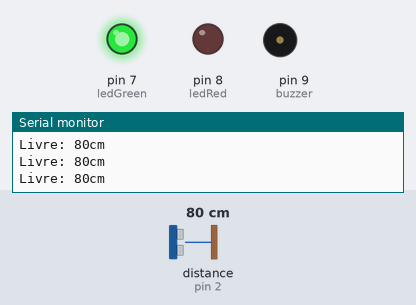
Recording of a sketch running on a simulated Arduino Uno, built with avr-gcc and run on an emulated ATmega328P. On the bench: output pins drawn as LEDs (lit = HIGH), buzzer (waves = sounding), the last lines printed to the serial monitor. Wiring (inferred from the names in the program): ultrasonic range finder: trigger pin 3; echo pin 2. The inputs (shaded band) are chosen by the test bench; at power-on: distance to the obstacle (sensor on pin 2) 80 cm. The echo pulse lasts 58.3 µs per cm; pins used as bus, display or sensor lines are not drawn.

Above: at 1.2 s.
1.3 s: distance to the obstacle (sensor on pin 2) set to 13 cm
2.8 s: distance to the obstacle (sensor on pin 2) set to 10 cm
At 4.0 s:
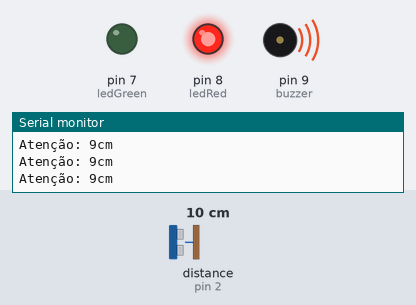
4.3 s: distance to the obstacle (sensor on pin 2) set to 18 cm
At 4.8 s:
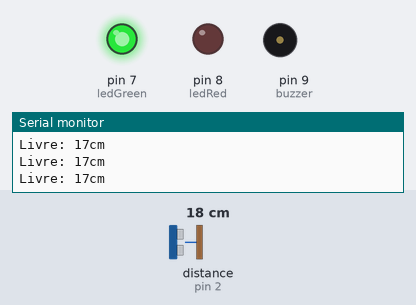
5.8 s: distance to the obstacle (sensor on pin 2) set to 2 cm
At 6.8 s:
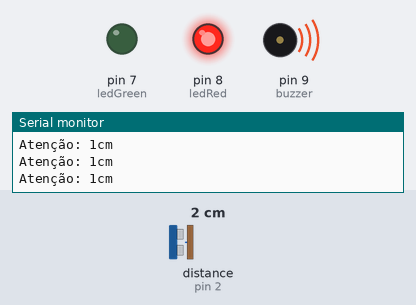
Timing chart, 0 to 8.3 s (numbered marks = the images above; inputs shaded):
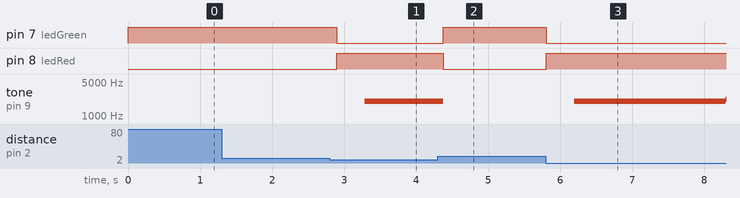

The sketch:

codigoSensor.ino
```cpp
// Configuração de Distancia Mínima em centimetros
const int distancia_carro = 10;

//Configurações de Portas do Arduino

//Sensor
const int TRIG = 3;
const int ECHO = 2;

//Demais componentes
const int ledGreen = 7;
const int ledRed = 8;
const int buzzer = 9;

// Variaveis para funcionamento do Buzzer
float seno;
int frequencia;

void setup() {
  Serial.begin(9600);

  // Configurações do Sensor
  pinMode(TRIG,OUTPUT);
  pinMode(ECHO,INPUT);

  // Configurações do LED
  pinMode(ledGreen, OUTPUT);
  pinMode(ledRed, OUTPUT);

  //Configurações do Buzzer
  pinMode(buzzer, OUTPUT);

}

void loop() {
  int distancia = sensor_morcego(TRIG,ECHO);

    if(distancia <= distancia_carro){
      Serial.print("Atenção: ");
      Serial.print(distancia);
      Serial.println("cm");
      digitalWrite(ledGreen, LOW);
      digitalWrite(ledRed, HIGH);
      tocaBuzzer();
    }
    else{
      Serial.print("Livre: ");
      Serial.print(distancia);
      Serial.println("cm");
      digitalWrite(ledGreen, HIGH);
      digitalWrite(ledRed, LOW);
      noTone(buzzer);
    }
  delay(100);

}

int sensor_morcego(int pinotrig,int pinoecho){
  digitalWrite(pinotrig,LOW);
  delayMicroseconds(2);
  digitalWrite(pinotrig,HIGH);
  delayMicroseconds(10);
  digitalWrite(pinotrig,LOW);

  return pulseIn(pinoecho,HIGH)/58;
}

//Função para execução do Alarme Sonoro
void tocaBuzzer(){
 for(int x=0;x<180;x++){
  seno=(sin(x*3.1416/180));
  frequencia = 2000+(int(seno*1000));
  tone(buzzer,frequencia);
  delay(2);
}

}
```

Measured:
- the behaviour switches between 12 and 11 cm on distance to the obstacle (sensor on pin 2) (found by bisection; images 0 and 1)
- after the input at 2.8 s, pin 7 (ledGreen): HIGH → LOW after 0.09 s; pin 8 (ledRed): LOW → HIGH after 0.09 s; tone on pin 9 (buzzer): silent → 2017 Hz after 0.49 s
- after the input at 4.3 s, pin 7 (ledGreen): LOW → HIGH after 0.08 s; pin 8 (ledRed): HIGH → LOW after 0.08 s; tone on pin 9 (buzzer): 2017 Hz → silent after 0.08 s
- after the input at 5.8 s, pin 7 (ledGreen): HIGH → LOW at once; pin 8 (ledRed): LOW → HIGH at once; tone on pin 9 (buzzer): silent → 2017 Hz after 0.39 s, → 2224 Hz 2.1 s later
